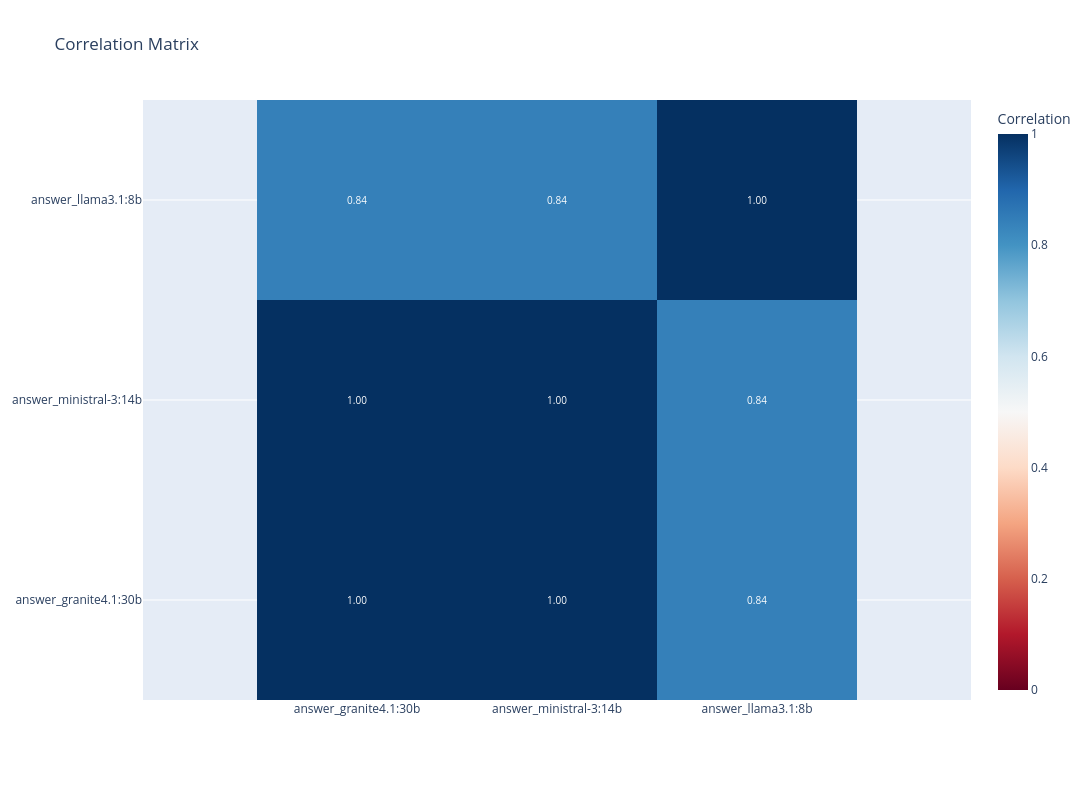

Write notebook code for a chart like this one.
### Code cell
plot_correlation_matrix(
    coefficiant_matrix(
        df_03_agents_analysis[df_03_agents_analysis["is_reference"]],
        col_names=type_list_col_answer,
        coefficiant_func=ratio_coefficient,
    ),
    zmid=0.5,
)

### Figure 1 — Plotly figure (JSON) as saved in the notebook; plotly's stock layout.template omitted (floating-point values rounded to 4 significant figures)
{"data": [{"colorbar": {"title": {"text": "Correlation"}}, "colorscale": [[0, "rgb(103,0,31)"], [0.1, "rgb(178,24,43)"], [0.2, "rgb(214,96,77)"], [0.3, "rgb(244,165,130)"], [0.4, "rgb(253,219,199)"], [0.5, "rgb(247,247,247)"], [0.6, "rgb(209,229,240)"], [0.7, "rgb(146,197,222)"], [0.8, "rgb(67,147,195)"], [0.9, "rgb(33,102,172)"], [1, "rgb(5,48,97)"]], "text": [[1, 1, 0.8421], [1, 1, 0.8421], [0.8421, 0.8421, 1]], "textfont": {"size": 10}, "texttemplate": "%{text:.2f}", "type": "heatmap", "x": ["answer_granite4.1:30b", "answer_ministral-3:14b", "answer_llama3.1:8b"], "y": ["answer_granite4.1:30b", "answer_ministral-3:14b", "answer_llama3.1:8b"], "z": [[1, 1, 0.8421], [1, 1, 0.8421], [0.8421, 0.8421, 1]], "zmid": 0.5}], "layout": {"autotypenumbers": "convert types", "height": 800, "margin": {"b": 100, "l": 100, "r": 100, "t": 100}, "title": {"text": "Correlation Matrix"}, "width": 1200, "xaxis": {"side": "bottom"}, "yaxis": {"scaleanchor": "x"}}}
